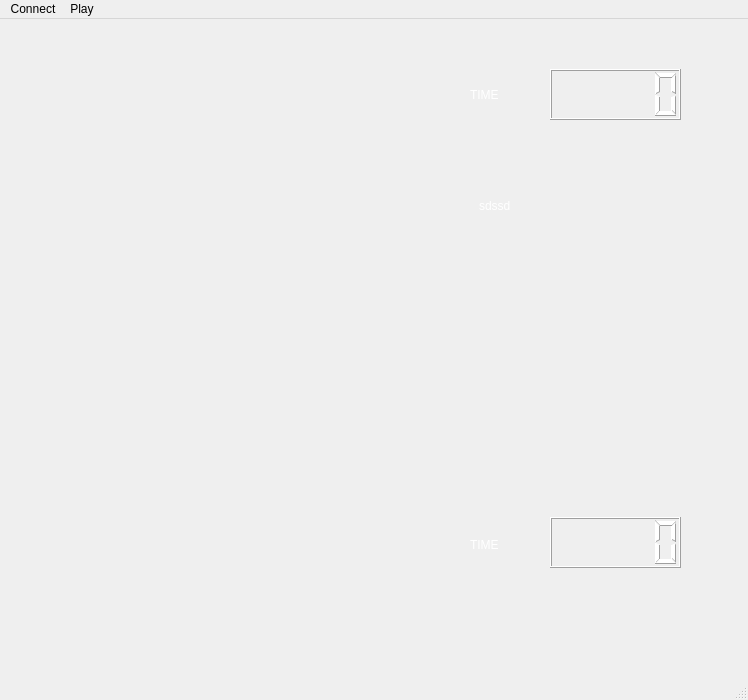
<?xml version="1.0" encoding="UTF-8"?>
<ui version="4.0">
 <class>MainWindow</class>
 <widget class="QMainWindow" name="MainWindow">
  <property name="geometry">
   <rect>
    <x>0</x>
    <y>0</y>
    <width>748</width>
    <height>700</height>
   </rect>
  </property>
  <property name="windowTitle">
   <string>GameOn</string>
  </property>
  <property name="styleSheet">
   <string notr="true"/>
  </property>
  <widget class="QWidget" name="centralwidget">
   <widget class="QLCDNumber" name="lcdNumber_1">
    <property name="geometry">
     <rect>
      <x>550</x>
      <y>50</y>
      <width>131</width>
      <height>51</height>
     </rect>
    </property>
    <property name="styleSheet">
     <string notr="true">color: rgb(255, 255, 255);</string>
    </property>
   </widget>
   <widget class="QLCDNumber" name="lcdNumber_2">
    <property name="geometry">
     <rect>
      <x>550</x>
      <y>498</y>
      <width>131</width>
      <height>51</height>
     </rect>
    </property>
    <property name="styleSheet">
     <string notr="true">color: rgb(255, 255, 255);</string>
    </property>
   </widget>
   <widget class="QLabel" name="label_1">
    <property name="geometry">
     <rect>
      <x>470</x>
      <y>60</y>
      <width>61</width>
      <height>31</height>
     </rect>
    </property>
    <property name="styleSheet">
     <string notr="true">font: 20pt &quot;Microsoft JhengHei&quot;;
color: rgb(255, 255, 255);</string>
    </property>
    <property name="text">
     <string>TIME</string>
    </property>
   </widget>
   <widget class="QLabel" name="label_2">
    <property name="geometry">
     <rect>
      <x>470</x>
      <y>510</y>
      <width>61</width>
      <height>31</height>
     </rect>
    </property>
    <property name="styleSheet">
     <string notr="true">font: 20pt &quot;Microsoft JhengHei&quot;;
color: rgb(255, 255, 255);</string>
    </property>
    <property name="text">
     <string>TIME</string>
    </property>
   </widget>
   <widget class="QLabel" name="label_test">
    <property name="geometry">
     <rect>
      <x>479</x>
      <y>161</y>
      <width>141</width>
      <height>51</height>
     </rect>
    </property>
    <property name="styleSheet">
     <string notr="true">color: rgb(255, 255, 255);
font: 700 18pt &quot;Microsoft YaHei UI&quot;;</string>
    </property>
    <property name="text">
     <string>sdssd</string>
    </property>
   </widget>
  </widget>
  <widget class="QMenuBar" name="menubar">
   <property name="geometry">
    <rect>
     <x>0</x>
     <y>0</y>
     <width>748</width>
     <height>17</height>
    </rect>
   </property>
   <widget class="QMenu" name="menuConnect">
    <property name="title">
     <string>Connect</string>
    </property>
    <addaction name="actionCreate_the_connection"/>
    <addaction name="actionConnect_to_Server"/>
   </widget>
   <widget class="QMenu" name="menuPlay">
    <property name="title">
     <string>Play</string>
    </property>
    <addaction name="actionStart"/>
    <addaction name="actionAdmit_Defeat"/>
   </widget>
   <addaction name="menuConnect"/>
   <addaction name="menuPlay"/>
  </widget>
  <widget class="QStatusBar" name="statusbar"/>
  <action name="actionCreate_the_connection">
   <property name="text">
    <string>Create the connection</string>
   </property>
  </action>
  <action name="actionConnect_to_Server">
   <property name="text">
    <string>Connect to Server</string>
   </property>
  </action>
  <action name="actionStart">
   <property name="text">
    <string>Start</string>
   </property>
  </action>
  <action name="actionAdmit_Defeat">
   <property name="text">
    <string>Admit Defeat</string>
   </property>
  </action>
 </widget>
 <resources/>
 <connections/>
</ui>
